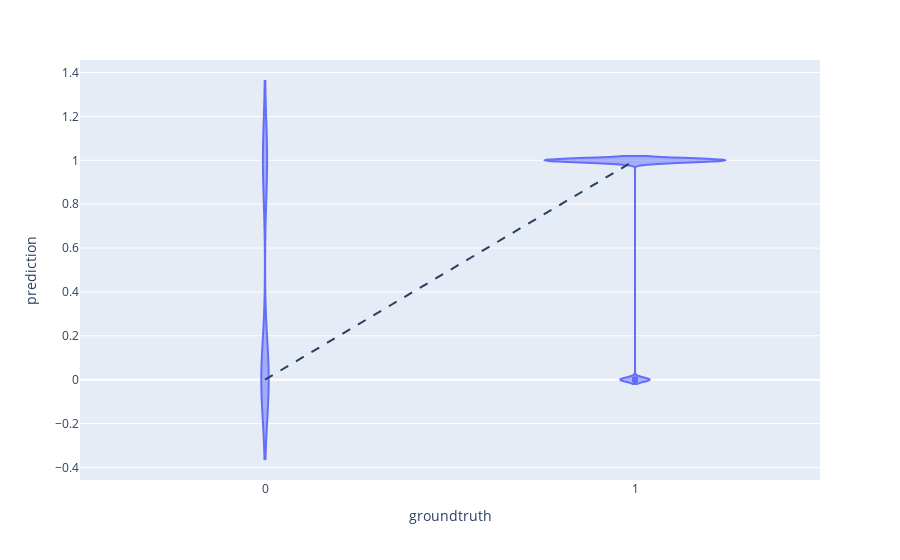

Notebook code for this chart:
### Markdown cell above
# Violin Plot

### Code cell
fig = px.violin(x=test_y, y=preds, labels={'x': 'groundtruth','y': 'prediction'})
fig.add_shape(
              type='line', line=dict(dash='dash'),
            x0 = preds.min(), y0 = preds.min(),
            x1 = preds.max(), y1 = preds.max()
)
fig.show()

### Figure 1 — Plotly figure (JSON) as saved in the notebook; plotly's stock layout.template omitted (floating-point values rounded to 4 significant figures; data arrays with more than 128 entries replaced by an {"elided": "..."} marker saying what was removed)
{"data": [{"alignmentgroup": "True", "box": {"visible": false}, "hovertemplate": "groundtruth=%{x}<br>prediction=%{y}<extra></extra>", "legendgroup": "", "marker": {"color": "#636efa"}, "name": "", "offsetgroup": "", "orientation": "v", "scalegroup": "True", "showlegend": false, "type": "violin", "x": {"elided": "228 int values"}, "x0": " ", "xaxis": "x", "y": {"elided": "228 int values"}, "y0": " ", "yaxis": "y"}], "layout": {"legend": {"tracegroupgap": 0}, "margin": {"t": 60}, "shapes": [{"line": {"dash": "dash"}, "type": "line", "x0": 0, "x1": 1, "y0": 0, "y1": 1}], "violinmode": "group", "xaxis": {"anchor": "y", "domain": [0, 1], "title": {"text": "groundtruth"}}, "yaxis": {"anchor": "x", "domain": [0, 1], "title": {"text": "prediction"}}}}
